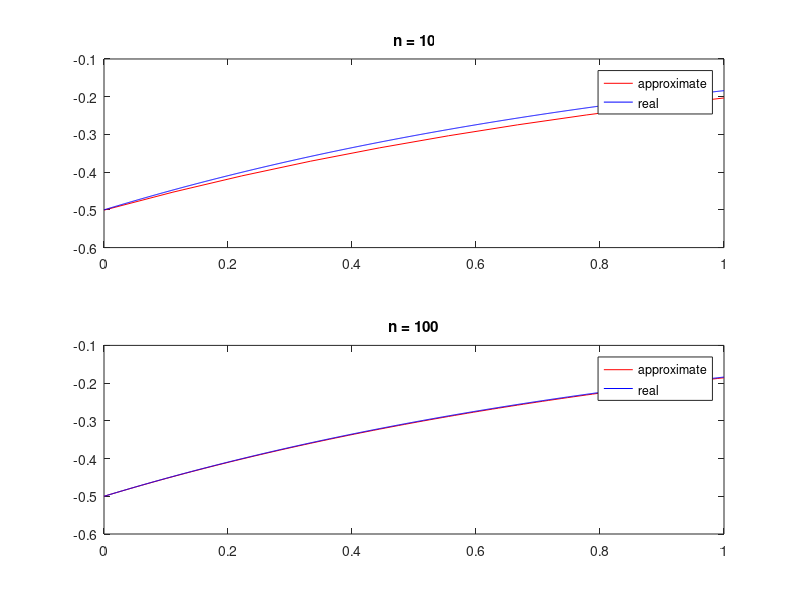

Recreate this plot in MATLAB.
%% small n
close all;clear all;clc;
T = 1;
n = 10;
h = T/n;
y1 = [-(2*h+3) 4 -1];
yn = [-1 4 -(2*h+3)];

A = zeros(n,n);
b = zeros(n,1);
b(1) = 2*h;
b(n) = 0;


for i = 1:3
   A(1,i) = y1(i); % do the first line and 3 colums
end

A(n,n-2:n) = yn;


for i= 2:n-1
    A(i,i-1:i+1)=[1 -(2+h^2) 1]; %This starts in line i and puts the values in the vector in the colums specified (i-1, i and i+1)
end


x = linspace(0,1,n);
x_real = linspace(0,1,1000);

for j = 1:length(x_real)
y_real(j) = -0.5*exp(-x_real(j));
end

y = A\b;

subplot(2,1,1)
plot(x,y,'r')
hold on 
plot(x_real,y_real,'b')
title(['n = ',num2str(n)]) %prints the title with each n used
legend('approximate', 'real')

%% big n

T = 1;
n = 100;
h = T/n;
y1 = [-(2*h+3) 4 -1];
yn = [-1 4 -(2*h+3)];

A = zeros(n,n);
b = zeros(n,1);
b(1) = 2*h;
b(n) = 0;


for i = 1:3
   A(1,i) = y1(i); % do the first line and 3 colums
end

A(n,n-2:n) = yn;


for i= 2:n-1
    A(i,i-1:i+1)=[1 -(2+h^2) 1]; %This starts in line i and puts the values in the vector in the colums specified (i-1, i and i+1)
end


x = linspace(0,1,n);
x_real = linspace(0,1,1000);

for j = 1:length(x_real)
y_real(j) = -0.5*exp(-x_real(j));
end

y = A\b;

subplot(2,1,2)
plot(x,y,'r')
hold on 
plot(x_real,y_real,'b')
title(['n = ',num2str(n)]) %prints the title with each n used
legend('approximate', 'real')